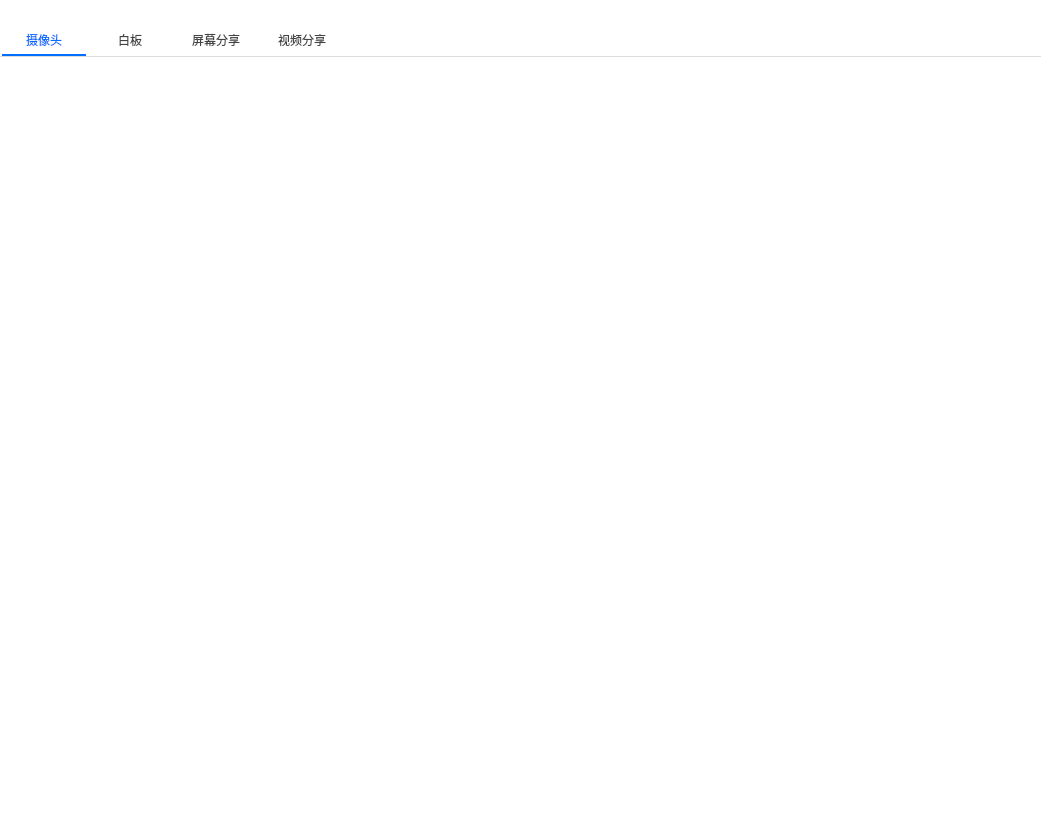
<?xml version="1.0" encoding="UTF-8"?>
<ui version="4.0">
 <class>QWidgetTab</class>
 <widget class="QWidget" name="QWidgetTab">
  <property name="geometry">
   <rect>
    <x>0</x>
    <y>0</y>
    <width>1041</width>
    <height>826</height>
   </rect>
  </property>
  <property name="windowTitle">
   <string>QWidgetTab</string>
  </property>
  <property name="styleSheet">
   <string notr="true">#QWidgetTab{
	background-color: #ffffff
}</string>
  </property>
  <layout class="QHBoxLayout" name="horizontalLayout_4">
   <property name="spacing">
    <number>0</number>
   </property>
   <property name="leftMargin">
    <number>0</number>
   </property>
   <property name="topMargin">
    <number>0</number>
   </property>
   <property name="rightMargin">
    <number>0</number>
   </property>
   <property name="bottomMargin">
    <number>0</number>
   </property>
   <item>
    <widget class="QTabWidget" name="tabWidget">
     <property name="styleSheet">
      <string notr="true">#tabWidget{
	background-color: #ffffff;
} 

QTabWidget::pane { /* The tab widget frame */
	top: 0px;
	border-top: 1px solid #dddddd;
	margin-left: 0px;
	margin-right: 0px;
	margin-bottom:0px;
}
/* Style the tab using the tab sub-control. Note that
    it reads QTabBar _not_ QTabWidget */
QTabBar::tab {
	margin-top: 26px;
	margin-left: 2px;
    padding-left:0px;
	padding-right:0px;
	height:28px;
	width: 84px;
}

QTabBar::tab:selected {
	font: bold 11pt &quot;Microsoft YaHei&quot;;
	color: #006eff;
    background: #ffffff;
	border-bottom: 2px solid #006eff;
}

QTabBar::tab:!selected {
    margin-top: 26px; /* make non-selected tabs look smaller */
	font: 11pt &quot;Microsoft YaHei&quot;;
	color: #444444;
    background: #ffffff;
}
</string>
     </property>
     <property name="currentIndex">
      <number>0</number>
     </property>
     <widget class="QWidget" name="tab_camera">
      <attribute name="title">
       <string>摄像头</string>
      </attribute>
      <layout class="QHBoxLayout" name="horizontalLayout_7">
       <property name="spacing">
        <number>0</number>
       </property>
       <property name="leftMargin">
        <number>0</number>
       </property>
       <property name="topMargin">
        <number>20</number>
       </property>
       <property name="rightMargin">
        <number>0</number>
       </property>
       <property name="bottomMargin">
        <number>20</number>
       </property>
       <item>
        <widget class="QWidget" name="widget_camera" native="true">
         <property name="minimumSize">
          <size>
           <width>780</width>
           <height>642</height>
          </size>
         </property>
        </widget>
       </item>
      </layout>
     </widget>
     <widget class="QWidget" name="tab_board">
      <attribute name="title">
       <string>白板</string>
      </attribute>
      <layout class="QHBoxLayout" name="horizontalLayout_8">
       <property name="spacing">
        <number>0</number>
       </property>
       <property name="leftMargin">
        <number>0</number>
       </property>
       <property name="topMargin">
        <number>20</number>
       </property>
       <property name="rightMargin">
        <number>0</number>
       </property>
       <property name="bottomMargin">
        <number>20</number>
       </property>
       <item>
        <widget class="QWidget" name="widget_board" native="true">
         <property name="minimumSize">
          <size>
           <width>780</width>
           <height>642</height>
          </size>
         </property>
        </widget>
       </item>
      </layout>
     </widget>
     <widget class="QWidget" name="tab_screen">
      <attribute name="title">
       <string>屏幕分享</string>
      </attribute>
      <layout class="QHBoxLayout" name="horizontalLayout_6">
       <property name="spacing">
        <number>0</number>
       </property>
       <property name="leftMargin">
        <number>0</number>
       </property>
       <property name="topMargin">
        <number>20</number>
       </property>
       <property name="rightMargin">
        <number>0</number>
       </property>
       <property name="bottomMargin">
        <number>20</number>
       </property>
       <item>
        <widget class="QStackedWidget" name="stacked_screen">
         <property name="currentIndex">
          <number>0</number>
         </property>
         <widget class="QWidget" name="page_screen_options">
          <property name="styleSheet">
           <string notr="true">#page_screen_options{
	background: #f2f2f2;
}</string>
          </property>
          <layout class="QHBoxLayout" name="horizontalLayout_2">
           <item>
            <spacer name="horizontalSpacer_3">
             <property name="orientation">
              <enum>Qt::Horizontal</enum>
             </property>
             <property name="sizeHint" stdset="0">
              <size>
               <width>486</width>
               <height>20</height>
              </size>
             </property>
            </spacer>
           </item>
           <item>
            <layout class="QVBoxLayout" name="verticalLayout_4">
             <property name="spacing">
              <number>10</number>
             </property>
             <item>
              <spacer name="verticalSpacer">
               <property name="orientation">
                <enum>Qt::Vertical</enum>
               </property>
               <property name="sizeHint" stdset="0">
                <size>
                 <width>20</width>
                 <height>40</height>
                </size>
               </property>
              </spacer>
             </item>
             <item>
              <widget class="QPushButton" name="btn_area_share">
               <property name="minimumSize">
                <size>
                 <width>160</width>
                 <height>30</height>
                </size>
               </property>
               <property name="maximumSize">
                <size>
                 <width>160</width>
                 <height>30</height>
                </size>
               </property>
               <property name="styleSheet">
                <string notr="true">QPushButton {
	border: 1px solid #dddddd;
	background:  #ffffff;
	color: #000000;
	font: 9pt &quot;Microsoft YaHei&quot;;
}

QPushButton:hover {
	border: 1px solid #d2d2d2;
	background:  #f2f2f2;
}

QPushButton:pressed {
	border: 1px solid #d2d2d2;
	background:  #e5e5e5;
}

QPushButton:disable {
	border: 1px solid #d5d5d5;
	color: #bbbbbb;
	background:  #f2f2f2;
}</string>
               </property>
               <property name="text">
                <string>局部屏幕分享</string>
               </property>
              </widget>
             </item>
             <item>
              <widget class="QPushButton" name="btn_full_share">
               <property name="minimumSize">
                <size>
                 <width>160</width>
                 <height>30</height>
                </size>
               </property>
               <property name="maximumSize">
                <size>
                 <width>160</width>
                 <height>30</height>
                </size>
               </property>
               <property name="styleSheet">
                <string notr="true">QPushButton {
	border: none;
	background:  #006eff;
	color: #ffffff;
	font: 9pt &quot;Microsoft YaHei&quot;;
}

QPushButton:hover {
	background:  #0068f2;
}

QPushButton:pressed {
	background:  #0062e5;
}

QPushButton:disable {
	border: 1px solid #d5d5d5;
	color: #bbbbbb;
	background:  #f2f2f2;
}</string>
               </property>
               <property name="text">
                <string>全屏分享</string>
               </property>
              </widget>
             </item>
             <item>
              <spacer name="verticalSpacer_2">
               <property name="orientation">
                <enum>Qt::Vertical</enum>
               </property>
               <property name="sizeHint" stdset="0">
                <size>
                 <width>20</width>
                 <height>40</height>
                </size>
               </property>
              </spacer>
             </item>
            </layout>
           </item>
           <item>
            <spacer name="horizontalSpacer_4">
             <property name="orientation">
              <enum>Qt::Horizontal</enum>
             </property>
             <property name="sizeHint" stdset="0">
              <size>
               <width>486</width>
               <height>20</height>
              </size>
             </property>
            </spacer>
           </item>
          </layout>
         </widget>
         <widget class="QWidget" name="page_screen_content">
          <property name="styleSheet">
           <string notr="true">#page_screen_content{
	background: #f2f2f2;
}</string>
          </property>
         </widget>
        </widget>
       </item>
      </layout>
     </widget>
     <widget class="QWidget" name="tab_media">
      <attribute name="title">
       <string>视频分享</string>
      </attribute>
      <layout class="QHBoxLayout" name="horizontalLayout_3">
       <property name="spacing">
        <number>0</number>
       </property>
       <property name="leftMargin">
        <number>0</number>
       </property>
       <property name="topMargin">
        <number>20</number>
       </property>
       <property name="rightMargin">
        <number>0</number>
       </property>
       <property name="bottomMargin">
        <number>20</number>
       </property>
       <item>
        <widget class="QStackedWidget" name="stacked_media">
         <widget class="QWidget" name="page_media_options">
          <property name="styleSheet">
           <string notr="true">#page_media_options{
	background: #f2f2f2;
}</string>
          </property>
          <layout class="QHBoxLayout" name="horizontalLayout">
           <property name="spacing">
            <number>0</number>
           </property>
           <property name="leftMargin">
            <number>0</number>
           </property>
           <property name="topMargin">
            <number>0</number>
           </property>
           <property name="rightMargin">
            <number>0</number>
           </property>
           <property name="bottomMargin">
            <number>0</number>
           </property>
           <item>
            <spacer name="horizontalSpacer_2">
             <property name="orientation">
              <enum>Qt::Horizontal</enum>
             </property>
             <property name="sizeHint" stdset="0">
              <size>
               <width>40</width>
               <height>20</height>
              </size>
             </property>
            </spacer>
           </item>
           <item>
            <layout class="QVBoxLayout" name="verticalLayout_2">
             <property name="spacing">
              <number>10</number>
             </property>
             <item>
              <spacer name="verticalSpacer_3">
               <property name="orientation">
                <enum>Qt::Vertical</enum>
               </property>
               <property name="sizeHint" stdset="0">
                <size>
                 <width>20</width>
                 <height>40</height>
                </size>
               </property>
              </spacer>
             </item>
             <item>
              <layout class="QHBoxLayout" name="horizontalLayout_5">
               <property name="topMargin">
                <number>0</number>
               </property>
               <item>
                <widget class="QPushButton" name="btn_media_share">
                 <property name="minimumSize">
                  <size>
                   <width>160</width>
                   <height>30</height>
                  </size>
                 </property>
                 <property name="maximumSize">
                  <size>
                   <width>160</width>
                   <height>30</height>
                  </size>
                 </property>
                 <property name="styleSheet">
                  <string notr="true">QPushButton {
	border: none;
	background:  #006eff;
	color: #ffffff;
	font: 9pt &quot;Microsoft YaHei&quot;;
}

QPushButton:hover {
	background:  #0068f2;
}

QPushButton:pressed {
	background:  #0062e5;
}

QPushButton:disable {
	border: 1px solid #d5d5d5;
	color: #bbbbbb;
	background:  #f2f2f2;
}</string>
                 </property>
                 <property name="text">
                  <string>选择视频文件</string>
                 </property>
                </widget>
               </item>
              </layout>
             </item>
             <item>
              <widget class="QLabel" name="label">
               <property name="minimumSize">
                <size>
                 <width>0</width>
                 <height>16</height>
                </size>
               </property>
               <property name="maximumSize">
                <size>
                 <width>16777215</width>
                 <height>16</height>
                </size>
               </property>
               <property name="styleSheet">
                <string notr="true">color: #888888;
font: 9pt &quot;微软雅黑&quot;;</string>
               </property>
               <property name="text">
                <string>支持avi、mp4格式的视频文件</string>
               </property>
              </widget>
             </item>
             <item>
              <spacer name="verticalSpacer_4">
               <property name="orientation">
                <enum>Qt::Vertical</enum>
               </property>
               <property name="sizeHint" stdset="0">
                <size>
                 <width>20</width>
                 <height>40</height>
                </size>
               </property>
              </spacer>
             </item>
            </layout>
           </item>
           <item>
            <spacer name="horizontalSpacer">
             <property name="orientation">
              <enum>Qt::Horizontal</enum>
             </property>
             <property name="sizeHint" stdset="0">
              <size>
               <width>40</width>
               <height>20</height>
              </size>
             </property>
            </spacer>
           </item>
          </layout>
         </widget>
         <widget class="QWidget" name="page_media_content">
          <property name="styleSheet">
           <string notr="true">#page_media_content{
	background: #f2f2f2;
}</string>
          </property>
         </widget>
        </widget>
       </item>
      </layout>
     </widget>
    </widget>
   </item>
  </layout>
 </widget>
 <layoutdefault spacing="6" margin="11"/>
 <resources/>
 <connections/>
</ui>
